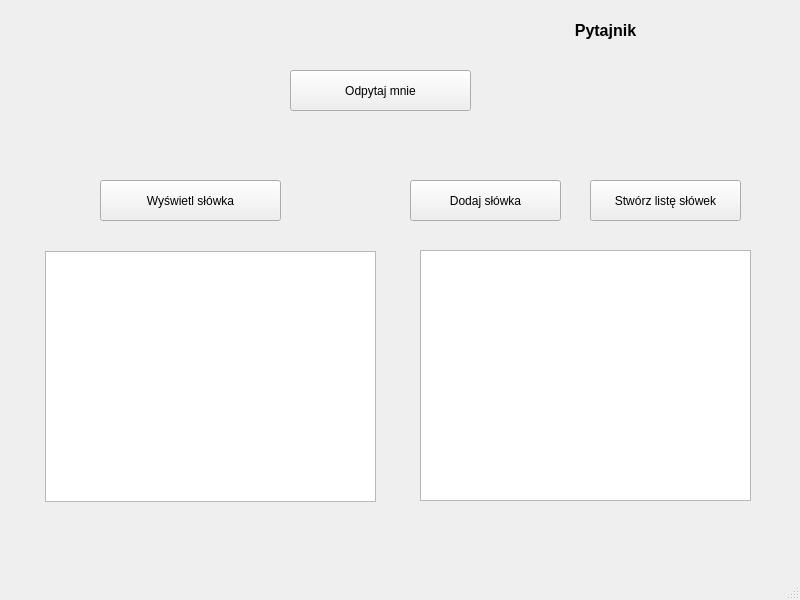
<?xml version="1.0" encoding="UTF-8"?>
<ui version="4.0">
 <class>MainWindow</class>
 <widget class="QMainWindow" name="MainWindow">
  <property name="geometry">
   <rect>
    <x>0</x>
    <y>0</y>
    <width>800</width>
    <height>600</height>
   </rect>
  </property>
  <property name="windowTitle">
   <string>MainWindow</string>
  </property>
  <widget class="QWidget" name="centralwidget">
   <widget class="QLabel" name="pytajnik">
    <property name="geometry">
     <rect>
      <x>530</x>
      <y>10</y>
      <width>151</width>
      <height>41</height>
     </rect>
    </property>
    <property name="text">
     <string>&lt;html&gt;&lt;head/&gt;&lt;body&gt;&lt;p align=&quot;center&quot;&gt;&lt;span style=&quot; font-size:12pt; font-weight:600;&quot;&gt;Pytajnik&lt;/span&gt;&lt;/p&gt;&lt;/body&gt;&lt;/html&gt;</string>
    </property>
   </widget>
   <widget class="QPushButton" name="showButton">
    <property name="geometry">
     <rect>
      <x>100</x>
      <y>180</y>
      <width>181</width>
      <height>41</height>
     </rect>
    </property>
    <property name="text">
     <string>Wyświetl słówka</string>
    </property>
   </widget>
   <widget class="QPushButton" name="DodajButton">
    <property name="geometry">
     <rect>
      <x>410</x>
      <y>180</y>
      <width>151</width>
      <height>41</height>
     </rect>
    </property>
    <property name="text">
     <string>Dodaj słówka</string>
    </property>
   </widget>
   <widget class="QPushButton" name="pytajButton">
    <property name="geometry">
     <rect>
      <x>290</x>
      <y>70</y>
      <width>181</width>
      <height>41</height>
     </rect>
    </property>
    <property name="text">
     <string>Odpytaj mnie</string>
    </property>
   </widget>
   <widget class="QTextEdit" name="textEdit">
    <property name="geometry">
     <rect>
      <x>420</x>
      <y>250</y>
      <width>331</width>
      <height>251</height>
     </rect>
    </property>
   </widget>
   <widget class="QPushButton" name="StworzButton">
    <property name="geometry">
     <rect>
      <x>590</x>
      <y>180</y>
      <width>151</width>
      <height>41</height>
     </rect>
    </property>
    <property name="text">
     <string>Stwórz listę słówek</string>
    </property>
   </widget>
   <widget class="QTextBrowser" name="textBrowser">
    <property name="geometry">
     <rect>
      <x>45</x>
      <y>251</y>
      <width>331</width>
      <height>251</height>
     </rect>
    </property>
   </widget>
  </widget>
  <widget class="QStatusBar" name="statusbar"/>
  <widget class="QMenuBar" name="menubar">
   <property name="geometry">
    <rect>
     <x>0</x>
     <y>0</y>
     <width>800</width>
     <height>26</height>
    </rect>
   </property>
  </widget>
  <action name="actionPytajnik">
   <property name="text">
    <string>Pytajnik</string>
   </property>
  </action>
 </widget>
 <resources/>
 <connections/>
</ui>
